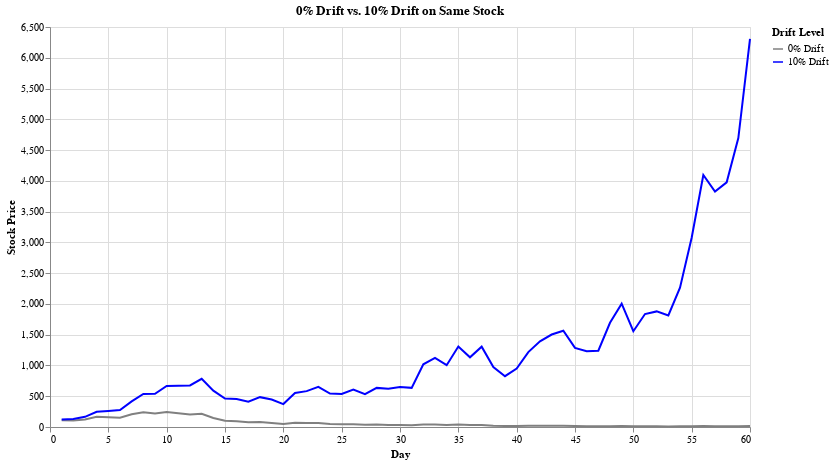

Write notebook code for a chart like this one.
### Markdown cell above
# Drift (μ):
Drift represents the expected long-term trend of the price of a stock over time. It ignores short-term randomness (volatility) and reflects the average rate of return a stock is expected to achieve. 
- If drift is positive, a stock is expected to have an increase in value over time. 
- If drift is neutral, a stock is expected to have no change in value over time.
- If drift is negative, a stock is expected to have a decrease in value over time. 

The main purpose of drift in Monte Carlo simulations is to help simulate expected price movements over time.

TODO: Make it so the user can add more lines to the graph and move them around. When hovering over each line, it will grey out the other lines and tell them what the drift is of the line they are hovering over.

### Code cell
np.random.seed(42)
num_days = 60
initial_price = 100
volatility = 0.2  
dt = 1  
drift_0 = 0.0  
drift_10 = 0.10  

# Generate stock prices using Geometric Brownian Motion (GBM)
random_shocks = np.random.normal(0, volatility * np.sqrt(dt), num_days)
prices_drift_0 = initial_price * np.exp(np.cumsum(random_shocks))  # No drift
prices_drift_10 = initial_price * np.exp(np.cumsum(drift_10 * dt + random_shocks)) 

# Create DataFrame
df = pd.DataFrame({
    "Day": np.tile(np.arange(1, num_days + 1), 2),
    "Stock Price": np.concatenate([prices_drift_0, prices_drift_10]),
    "Drift": ["0% Drift"] * num_days + ["10% Drift"] * num_days
})

# Color mapping
color_scale = alt.Scale(domain=["0% Drift", "10% Drift"], range=["gray", "blue"])

# Create stock price line chart
stock_chart = alt.Chart(df).mark_line().encode(
    x=alt.X("Day:Q", title="Day"),
    y=alt.Y("Stock Price:Q", title="Stock Price"),
    color=alt.Color("Drift:N", scale=color_scale, legend=alt.Legend(title="Drift Level"))
).properties(
    width=700,
    height=400,
    title="0% Drift vs. 10% Drift on Same Stock"
)

stock_chart.display()

### Figure 1 — Vega-Lite specification as saved in the notebook (floating-point values rounded to 4 significant figures)
{"config": {"view": {"continuousWidth": 300, "continuousHeight": 300}}, "data": {"name": "data-ec11d80cacf58026c69aa4784a7b1d88"}, "mark": {"type": "line"}, "encoding": {"color": {"field": "Drift", "legend": {"title": "Drift Level"}, "scale": {"domain": ["0% Drift", "10% Drift"], "range": ["gray", "blue"]}, "type": "nominal"}, "x": {"field": "Day", "title": "Day", "type": "quantitative"}, "y": {"field": "Stock Price", "title": "Stock Price", "type": "quantitative"}}, "height": 400, "title": "0% Drift vs. 10% Drift on Same Stock", "width": 700, "$schema": "https://vega.github.io/schema/vega-lite/v5.20.1.json", "datasets": {"data-ec11d80cacf58026c69aa4784a7b1d88": [{"Day": 1, "Stock Price": 110.4, "Drift": "0% Drift"}, {"Day": 2, "Stock Price": 107.4, "Drift": "0% Drift"}, {"Day": 3, "Stock Price": 122.3, "Drift": "0% Drift"}, {"Day": 4, "Stock Price": 165.8, "Drift": "0% Drift"}, {"Day": 5, "Stock Price": 158.2, "Drift": "0% Drift"}, {"Day": 6, "Stock Price": 151.0, "Drift": "0% Drift"}, {"Day": 7, "Stock Price": 207.1, "Drift": "0% Drift"}, {"Day": 8, "Stock Price": 241.5, "Drift": "0% Drift"}, {"Day": 9, "Stock Price": 219.8, "Drift": "0% Drift"}, {"Day": 10, "Stock Price": 245.0, "Drift": "0% Drift"}, {"Day": 11, "Stock Price": 223.3, "Drift": "0% Drift"}, {"Day": 12, "Stock Price": 203.5, "Drift": "0% Drift"}, {"Day": 13, "Stock Price": 213.5, "Drift": "0% Drift"}, {"Day": 14, "Stock Price": 145.6, "Drift": "0% Drift"}, {"Day": 15, "Stock Price": 103.2, "Drift": "0% Drift"}, {"Day": 16, "Stock Price": 92.18, "Drift": "0% Drift"}, {"Day": 17, "Stock Price": 75.28, "Drift": "0% Drift"}, {"Day": 18, "Stock Price": 80.16, "Drift": "0% Drift"}, {"Day": 19, "Stock Price": 66.85, "Drift": "0% Drift"}, {"Day": 20, "Stock Price": 50.4, "Drift": "0% Drift"}, {"Day": 21, "Stock Price": 67.57, "Drift": "0% Drift"}, {"Day": 22, "Stock Price": 64.58, "Drift": "0% Drift"}, {"Day": 23, "Stock Price": 65.46, "Drift": "0% Drift"}, {"Day": 24, "Stock Price": 49.23, "Drift": "0% Drift"}, {"Day": 25, "Stock Price": 44.15, "Drift": "0% Drift"}, {"Day": 26, "Stock Price": 45.14, "Drift": "0% Drift"}, {"Day": 27, "Stock Price": 35.86, "Drift": "0% Drift"}, {"Day": 28, "Stock Price": 38.66, "Drift": "0% Drift"}, {"Day": 29, "Stock Price": 34.28, "Drift": "0% Drift"}, {"Day": 30, "Stock Price": 32.34, "Drift": "0% Drift"}, {"Day": 31, "Stock Price": 28.67, "Drift": "0% Drift"}, {"Day": 32, "Stock Price": 41.53, "Drift": "0% Drift"}, {"Day": 33, "Stock Price": 41.42, "Drift": "0% Drift"}, {"Day": 34, "Stock Price": 33.52, "Drift": "0% Drift"}, {"Day": 35, "Stock Price": 39.51, "Drift": "0% Drift"}, {"Day": 36, "Stock Price": 30.95, "Drift": "0% Drift"}, {"Day": 37, "Stock Price": 32.27, "Drift": "0% Drift"}, {"Day": 38, "Stock Price": 21.81, "Drift": "0% Drift"}, {"Day": 39, "Stock Price": 16.72, "Drift": "0% Drift"}, {"Day": 40, "Stock Price": 17.39, "Drift": "0% Drift"}, {"Day": 41, "Stock Price": 20.16, "Drift": "0% Drift"}, {"Day": 42, "Stock Price": 20.86, "Drift": "0% Drift"}, {"Day": 43, "Stock Price": 20.39, "Drift": "0% Drift"}, {"Day": 44, "Stock Price": 19.2, "Drift": "0% Drift"}, {"Day": 45, "Stock Price": 14.28, "Drift": "0% Drift"}, {"Day": 46, "Stock Price": 12.37, "Drift": "0% Drift"}, {"Day": 47, "Stock Price": 11.28, "Drift": "0% Drift"}, {"Day": 48, "Stock Price": 13.93, "Drift": "0% Drift"}, {"Day": 49, "Stock Price": 14.93, "Drift": "0% Drift"}, {"Day": 50, "Stock Price": 10.49, "Drift": "0% Drift"}, {"Day": 51, "Stock Price": 11.19, "Drift": "0% Drift"}, {"Day": 52, "Stock Price": 10.36, "Drift": "0% Drift"}, {"Day": 53, "Stock Price": 9.051, "Drift": "0% Drift"}, {"Day": 54, "Stock Price": 10.23, "Drift": "0% Drift"}, {"Day": 55, "Stock Price": 12.57, "Drift": "0% Drift"}, {"Day": 56, "Stock Price": 15.14, "Drift": "0% Drift"}, {"Day": 57, "Stock Price": 12.8, "Drift": "0% Drift"}, {"Day": 58, "Stock Price": 12.04, "Drift": "0% Drift"}, {"Day": 59, "Stock Price": 12.86, "Drift": "0% Drift"}, {"Day": 60, "Stock Price": 15.63, "Drift": "0% Drift"}, {"Day": 1, "Stock Price": 122.1, "Drift": "10% Drift"}, {"Day": 2, "Stock Price": 131.2, "Drift": "10% Drift"}, {"Day": 3, "Stock Price": 165.1, "Drift": "10% Drift"}, {"Day": 4, "Stock Price": 247.4, "Drift": "10% Drift"}, {"Day": 5, "Stock Price": 260.9, "Drift": "10% Drift"}, {"Day": 6, "Stock Price": 275.2, "Drift": "10% Drift"}, {"Day": 7, "Stock Price": 417.0, "Drift": "10% Drift"}, {"Day": 8, "Stock Price": 537.4, "Drift": "10% Drift"}, {"Day": 9, "Stock Price": 540.7, "Drift": "10% Drift"}, {"Day": 10, "Stock Price": 666.0, "Drift": "10% Drift"}, {"Day": 11, "Stock Price": 670.9, "Drift": "10% Drift"}, {"Day": 12, "Stock Price": 675.5, "Drift": "10% Drift"}, {"Day": 13, "Stock Price": 783.6, "Drift": "10% Drift"}, {"Day": 14, "Stock Price": 590.6, "Drift": "10% Drift"}, {"Day": 15, "Stock Price": 462.3, "Drift": "10% Drift"}, {"Day": 16, "Stock Price": 456.6, "Drift": "10% Drift"}, {"Day": 17, "Stock Price": 412.1, "Drift": "10% Drift"}, {"Day": 18, "Stock Price": 484.9, "Drift": "10% Drift"}, {"Day": 19, "Stock Price": 446.9, "Drift": "10% Drift"}, {"Day": 20, "Stock Price": 372.4, "Drift": "10% Drift"}, {"Day": 21, "Stock Price": 551.8, "Drift": "10% Drift"}, {"Day": 22, "Stock Price": 582.9, "Drift": "10% Drift"}, {"Day": 23, "Stock Price": 652.9, "Drift": "10% Drift"}, {"Day": 24, "Stock Price": 542.7, "Drift": "10% Drift"}, {"Day": 25, "Stock Price": 537.9, "Drift": "10% Drift"}, {"Day": 26, "Stock Price": 607.8, "Drift": "10% Drift"}, {"Day": 27, "Stock Price": 533.6, "Drift": "10% Drift"}, {"Day": 28, "Stock Price": 635.7, "Drift": "10% Drift"}, {"Day": 29, "Stock Price": 623.1, "Drift": "10% Drift"}, {"Day": 30, "Stock Price": 649.6, "Drift": "10% Drift"}, {"Day": 31, "Stock Price": 636.5, "Drift": "10% Drift"}, {"Day": 32, "Stock Price": 1019.0, "Drift": "10% Drift"}, {"Day": 33, "Stock Price": 1123.0, "Drift": "10% Drift"}, {"Day": 34, "Stock Price": 1004.0, "Drift": "10% Drift"}, {"Day": 35, "Stock Price": 1309.0, "Drift": "10% Drift"}, {"Day": 36, "Stock Price": 1133.0, "Drift": "10% Drift"}, {"Day": 37, "Stock Price": 1305.0, "Drift": "10% Drift"}, {"Day": 38, "Stock Price": 974.9, "Drift": "10% Drift"}, {"Day": 39, "Stock Price": 826.1, "Drift": "10% Drift"}, {"Day": 40, "Stock Price": 949.6, "Drift": "10% Drift"}, {"Day": 41, "Stock Price": 1217.0, "Drift": "10% Drift"}, {"Day": 42, "Stock Price": 1391.0, "Drift": "10% Drift"}, {"Day": 43, "Stock Price": 1503.0, "Drift": "10% Drift"}, {"Day": 44, "Stock Price": 1564.0, "Drift": "10% Drift"}, {"Day": 45, "Stock Price": 1286.0, "Drift": "10% Drift"}, {"Day": 46, "Stock Price": 1230.0, "Drift": "10% Drift"}, {"Day": 47, "Stock Price": 1240.0, "Drift": "10% Drift"}, {"Day": 48, "Stock Price": 1693.0, "Drift": "10% Drift"}, {"Day": 49, "Stock Price": 2004.0, "Drift": "10% Drift"}, {"Day": 50, "Stock Price": 1557.0, "Drift": "10% Drift"}, {"Day": 51, "Stock Price": 1836.0, "Drift": "10% Drift"}, {"Day": 52, "Stock Price": 1879.0, "Drift": "10% Drift"}, {"Day": 53, "Stock Price": 1813.0, "Drift": "10% Drift"}, {"Day": 54, "Stock Price": 2265.0, "Drift": "10% Drift"}, {"Day": 55, "Stock Price": 3076.0, "Drift": "10% Drift"}, {"Day": 56, "Stock Price": 4095.0, "Drift": "10% Drift"}, {"Day": 57, "Stock Price": 3827.0, "Drift": "10% Drift"}, {"Day": 58, "Stock Price": 3976.0, "Drift": "10% Drift"}, {"Day": 59, "Stock Price": 4695.0, "Drift": "10% Drift"}, {"Day": 60, "Stock Price": 6306.0, "Drift": "10% Drift"}]}}
